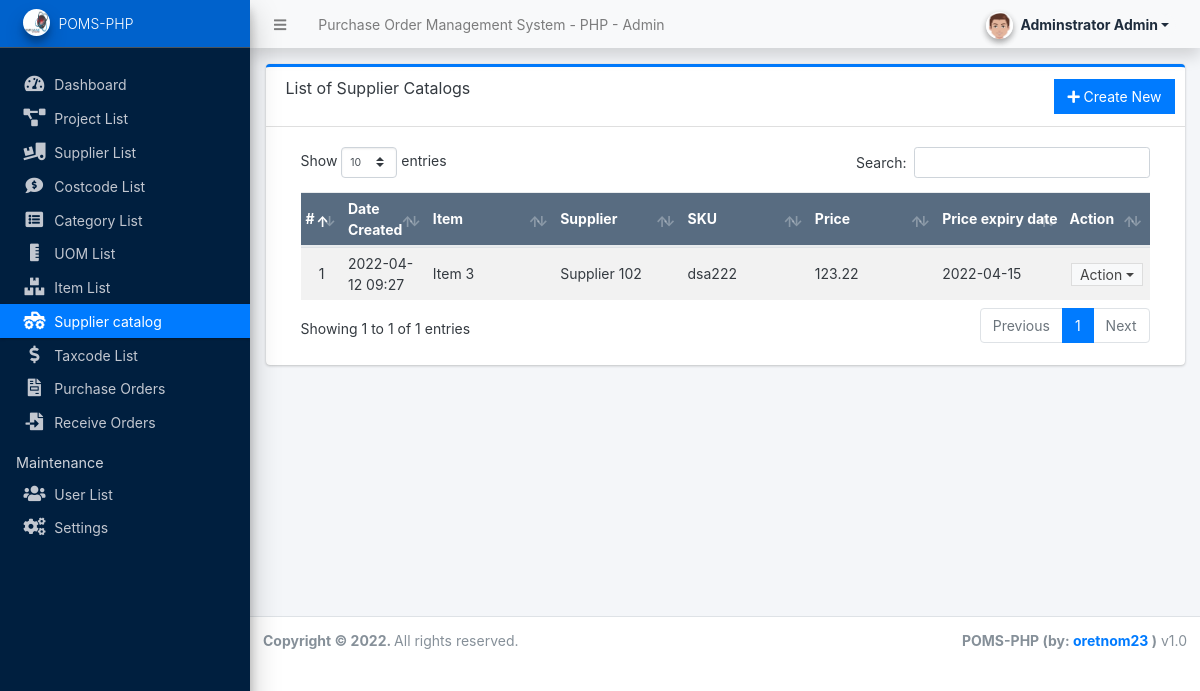
Page /admin/?page=supplier_catalogs (signed in) on the earlier database version.
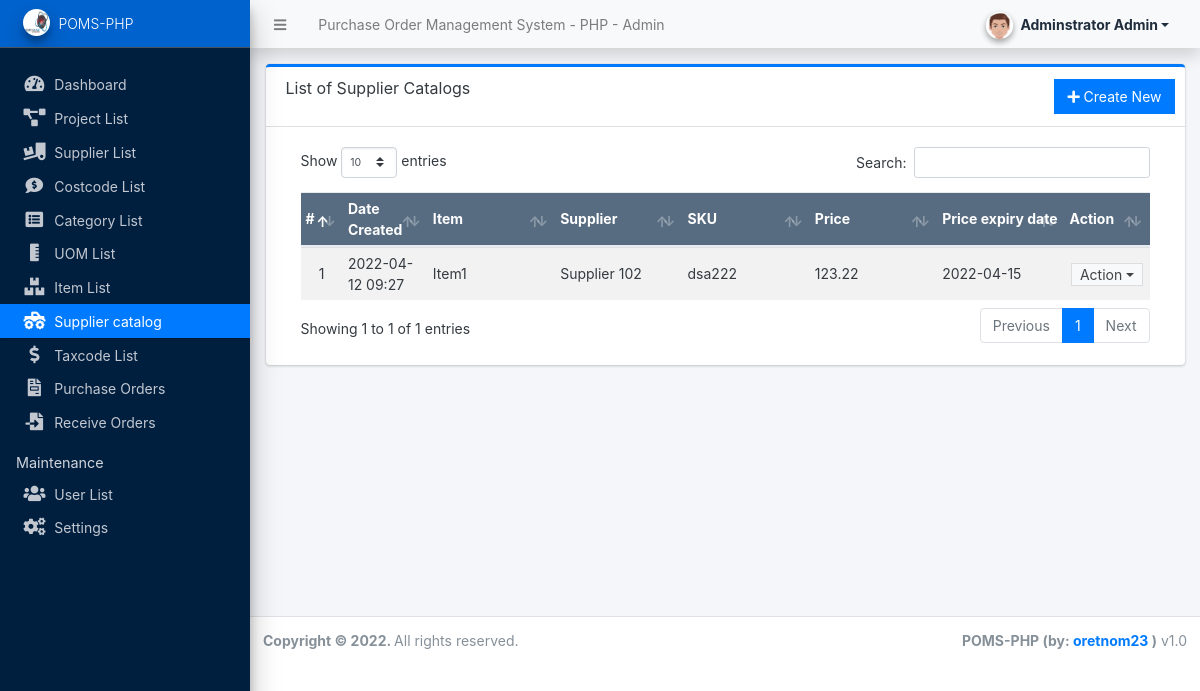
Same page on the later database version.
### tables this page shows
CREATE TABLE `sc_list` (
  `id` int(30) NOT NULL AUTO_INCREMENT,
  `item_id` int(30) NOT NULL,
  `supplier_id` int(30) NOT NULL,
  `sku` varchar(250) NOT NULL,
  `price` varchar(250) NOT NULL,
  `price_expiry_date` datetime NOT NULL,
  `date_created` datetime NOT NULL DEFAULT current_timestamp(),
  PRIMARY KEY (`id`)
);

CREATE TABLE `item_list` (
  `id` int(30) NOT NULL AUTO_INCREMENT,
  `code` varchar(250) NOT NULL,
  `name` varchar(250) NOT NULL,
  `category_id` int(30) NOT NULL,
  `costcode_id` int(30) NOT NULL,
  `uom_id` int(30) NOT NULL,
  `date_created` datetime NOT NULL DEFAULT current_timestamp(),
  PRIMARY KEY (`id`)
);

CREATE TABLE `supplier_list` (
  `id` int(30) NOT NULL AUTO_INCREMENT,
  `name` varchar(250) NOT NULL,
  `address` text NOT NULL,
  `contact_person` text NOT NULL,
  `contact` varchar(50) NOT NULL,
  `email` varchar(150) NOT NULL,
  `status` tinyint(1) NOT NULL DEFAULT 1 COMMENT ' 0 = Inactive, 1 = Active',
  `date_created` datetime NOT NULL DEFAULT current_timestamp(),
  PRIMARY KEY (`id`)
);

### admin/supplier_catalogs/index.php (the view, shortened to what this page needs)
<div class="card card-outline card-primary">
	<div class="card-header">
		<h3 class="card-title">List of Supplier Catalogs</h3>
		<div class="card-tools">
			<a href="javascript:void(0)" id="create_new" class="btn btn-flat btn-primary"><span class="fas fa-plus"></span>  Create New</a>
		</div>
	</div>
	<div class="card-body">
		<div class="container-fluid">
        <div class="container-fluid">
			<table class="table table-hover table-striped">
				<colgroup>
					<col width="5%">
					<col width="10%">
					<col width="15%">
					<col width="15%">
					<col width="15%">
					<col width="15%">
					<col width="15%">
					<col width="10%">
				</colgroup>
				<thead>
					<tr class="bg-navy disabled">
						<th>#</th>
						<th>Date Created</th>
						<th>Item</th>
						<th>Supplier</th>
						<th>SKU</th>
						<th>Price</th>
						<th>Price expiry date</th>
						<th>Action</th>
					</tr>
				</thead>
				<tbody>
					<?php
					$i = 1;
					$qry = $conn->query(
						"SELECT sc.*, i.name as item, s.name as supplier
						from `sc_list` sc
						left join `item_list` i on i.id = sc.item_id
						left join `supplier_list` s on s.id = sc.supplier_id
						order by (`date_created`) asc "
					);
					while($row = $qry->fetch_assoc()):
					?>
						<tr>
							<td class="text-center"><?php echo $i++; ?></td>
							<td><?php echo date("Y-m-d H:i",strtotime($row['date_created'])) ?></td>
							<td><?php echo $row['item'] ?></td>
							<td><?php echo $row['supplier'] ?></td>
							<td><?php echo $row['sku'] ?></td>
							<td><?php echo $row['price'] ?></td>
							<td><?php echo date("Y-m-d",strtotime($row['price_expiry_date'])) ?></td>
							<td align="center">
								 <button type="button" class="btn btn-flat btn-default btn-sm dropdown-toggle dropdown-icon py-0" data-toggle="dropdown">
				                  		Action
				                  </button>
							</td>
						</tr>
					<?php endwhile; ?>
				</tbody>
			</table>
		</div>
		</div>
	</div>
</div>

Differences in the rows shown:
changed through a linked row, sc_list "dsa222": item_list.name "Item 3" → "Item1"
